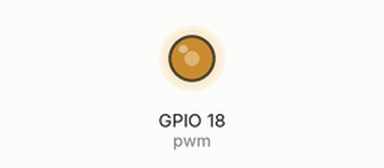
A program run on a simulated Raspberry Pi (BCM pin numbers). Shown: output pins drawn as LEDs (lit = HIGH). What the program prints to the terminal is not drawn.

Above: at 0.05 s.
At 0.25 s:
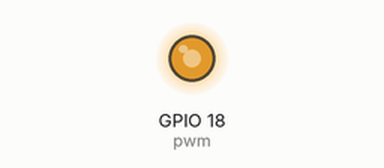
At 0.45 s:
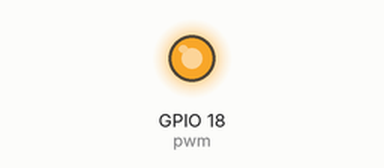
At 0.85 s:
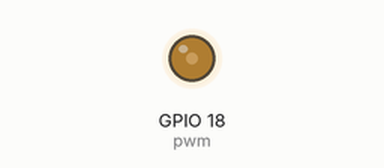
Timing chart, 0 to 3.0 s (numbered marks = the images above):
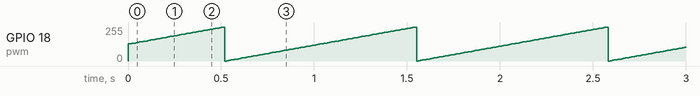

The program:

brightness.py
```python
import RPi.GPIO as GPIO
import time

GPIO.setmode(GPIO.BCM)
GPIO.setup(18, GPIO.OUT)

pwm = GPIO.PWM(18, 1000)
duty_cycle = 50
pwm.start(duty_cycle)

while(True):
    print('duty_cycle {}'.format(duty_cycle))
    time.sleep(0.01)
    duty_cycle += 1

    if (duty_cycle) > 100:
        duty_cycle = 0
    pwm.ChangeDutyCycle(duty_cycle)
```

Measured:
- by itself, GPIO 18 (pwm): ramps from 0/255 to 255/255 and jumps back, once every 1.0 s
